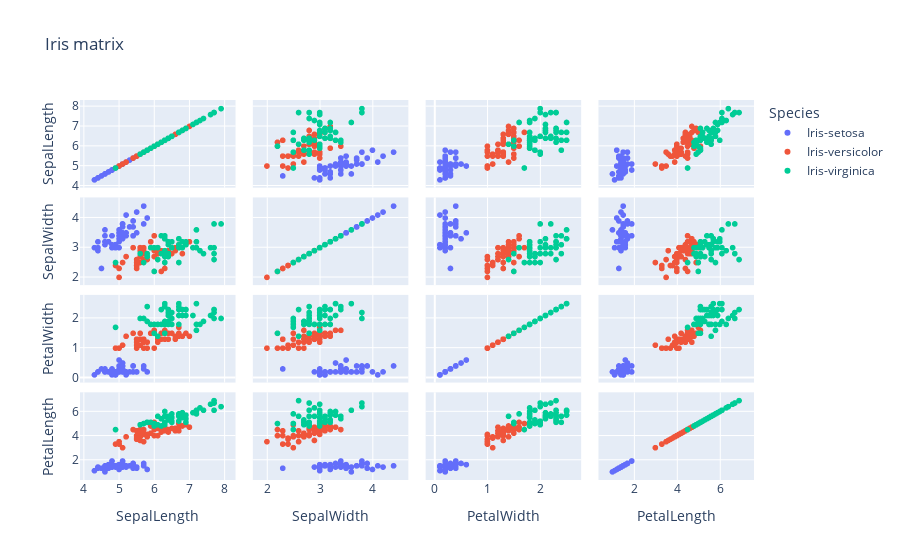

The notebook cell saved with this chart:
### Code cell
px.scatter_matrix(iris,color='Species',title='Iris matrix ',dimensions=['SepalLength','SepalWidth','PetalWidth','PetalLength'])

### Figure 1 — Plotly figure (JSON) as saved in the notebook; plotly's stock layout.template omitted (floating-point values rounded to 4 significant figures)
{"data": [{"dimensions": [{"axis": {"matches": true}, "label": "SepalLength", "values": [5.1, 4.9, 4.7, 4.6, 5, 5.4, 4.6, 5, 4.4, 4.9, 5.4, 4.8, 4.8, 4.3, 5.8, 5.7, 5.4, 5.1, 5.7, 5.1, 5.4, 5.1, 4.6, 5.1, 4.8, 5, 5, 5.2, 5.2, 4.7, 4.8, 5.4, 5.2, 5.5, 4.9, 5, 5.5, 4.9, 4.4, 5.1, 5, 4.5, 4.4, 5, 5.1, 4.8, 5.1, 4.6, 5.3, 5]}, {"axis": {"matches": true}, "label": "SepalWidth", "values": [3.5, 3, 3.2, 3.1, 3.6, 3.9, 3.4, 3.4, 2.9, 3.1, 3.7, 3.4, 3, 3, 4, 4.4, 3.9, 3.5, 3.8, 3.8, 3.4, 3.7, 3.6, 3.3, 3.4, 3, 3.4, 3.5, 3.4, 3.2, 3.1, 3.4, 4.1, 4.2, 3.1, 3.2, 3.5, 3.1, 3, 3.4, 3.5, 2.3, 3.2, 3.5, 3.8, 3, 3.8, 3.2, 3.7, 3.3]}, {"axis": {"matches": true}, "label": "PetalWidth", "values": [0.2, 0.2, 0.2, 0.2, 0.2, 0.4, 0.3, 0.2, 0.2, 0.1, 0.2, 0.2, 0.1, 0.1, 0.2, 0.4, 0.4, 0.3, 0.3, 0.3, 0.2, 0.4, 0.2, 0.5, 0.2, 0.2, 0.4, 0.2, 0.2, 0.2, 0.2, 0.4, 0.1, 0.2, 0.1, 0.2, 0.2, 0.1, 0.2, 0.2, 0.3, 0.3, 0.2, 0.6, 0.4, 0.3, 0.2, 0.2, 0.2, 0.2]}, {"axis": {"matches": true}, "label": "PetalLength", "values": [1.4, 1.4, 1.3, 1.5, 1.4, 1.7, 1.4, 1.5, 1.4, 1.5, 1.5, 1.6, 1.4, 1.1, 1.2, 1.5, 1.3, 1.4, 1.7, 1.5, 1.7, 1.5, 1, 1.7, 1.9, 1.6, 1.6, 1.5, 1.4, 1.6, 1.6, 1.5, 1.5, 1.4, 1.5, 1.2, 1.3, 1.5, 1.3, 1.5, 1.3, 1.3, 1.3, 1.6, 1.9, 1.4, 1.6, 1.4, 1.5, 1.4]}], "hovertemplate": "Species=Iris-setosa<br>%{xaxis.title.text}=%{x}<br>%{yaxis.title.text}=%{y}<extra></extra>", "legendgroup": "Iris-setosa", "marker": {"color": "#636efa", "symbol": "circle"}, "name": "Iris-setosa", "showlegend": true, "type": "splom"}, {"dimensions": [{"axis": {"matches": true}, "label": "SepalLength", "values": [7, 6.4, 6.9, 5.5, 6.5, 5.7, 6.3, 4.9, 6.6, 5.2, 5, 5.9, 6, 6.1, 5.6, 6.7, 5.6, 5.8, 6.2, 5.6, 5.9, 6.1, 6.3, 6.1, 6.4, 6.6, 6.8, 6.7, 6, 5.7, 5.5, 5.5, 5.8, 6, 5.4, 6, 6.7, 6.3, 5.6, 5.5, 5.5, 6.1, 5.8, 5, 5.6, 5.7, 5.7, 6.2, 5.1, 5.7]}, {"axis": {"matches": true}, "label": "SepalWidth", "values": [3.2, 3.2, 3.1, 2.3, 2.8, 2.8, 3.3, 2.4, 2.9, 2.7, 2, 3, 2.2, 2.9, 2.9, 3.1, 3, 2.7, 2.2, 2.5, 3.2, 2.8, 2.5, 2.8, 2.9, 3, 2.8, 3, 2.9, 2.6, 2.4, 2.4, 2.7, 2.7, 3, 3.4, 3.1, 2.3, 3, 2.5, 2.6, 3, 2.6, 2.3, 2.7, 3, 2.9, 2.9, 2.5, 2.8]}, {"axis": {"matches": true}, "label": "PetalWidth", "values": [1.4, 1.5, 1.5, 1.3, 1.5, 1.3, 1.6, 1, 1.3, 1.4, 1, 1.5, 1, 1.4, 1.3, 1.4, 1.5, 1, 1.5, 1.1, 1.8, 1.3, 1.5, 1.2, 1.3, 1.4, 1.4, 1.7, 1.5, 1, 1.1, 1, 1.2, 1.6, 1.5, 1.6, 1.5, 1.3, 1.3, 1.3, 1.2, 1.4, 1.2, 1, 1.3, 1.2, 1.3, 1.3, 1.1, 1.3]}, {"axis": {"matches": true}, "label": "PetalLength", "values": [4.7, 4.5, 4.9, 4, 4.6, 4.5, 4.7, 3.3, 4.6, 3.9, 3.5, 4.2, 4, 4.7, 3.6, 4.4, 4.5, 4.1, 4.5, 3.9, 4.8, 4, 4.9, 4.7, 4.3, 4.4, 4.8, 5, 4.5, 3.5, 3.8, 3.7, 3.9, 5.1, 4.5, 4.5, 4.7, 4.4, 4.1, 4, 4.4, 4.6, 4, 3.3, 4.2, 4.2, 4.2, 4.3, 3, 4.1]}], "hovertemplate": "Species=Iris-versicolor<br>%{xaxis.title.text}=%{x}<br>%{yaxis.title.text}=%{y}<extra></extra>", "legendgroup": "Iris-versicolor", "marker": {"color": "#EF553B", "symbol": "circle"}, "name": "Iris-versicolor", "showlegend": true, "type": "splom"}, {"dimensions": [{"axis": {"matches": true}, "label": "SepalLength", "values": [6.3, 5.8, 7.1, 6.3, 6.5, 7.6, 4.9, 7.3, 6.7, 7.2, 6.5, 6.4, 6.8, 5.7, 5.8, 6.4, 6.5, 7.7, 7.7, 6, 6.9, 5.6, 7.7, 6.3, 6.7, 7.2, 6.2, 6.1, 6.4, 7.2, 7.4, 7.9, 6.4, 6.3, 6.1, 7.7, 6.3, 6.4, 6, 6.9, 6.7, 6.9, 5.8, 6.8, 6.7, 6.7, 6.3, 6.5, 6.2, 5.9]}, {"axis": {"matches": true}, "label": "SepalWidth", "values": [3.3, 2.7, 3, 2.9, 3, 3, 2.5, 2.9, 2.5, 3.6, 3.2, 2.7, 3, 2.5, 2.8, 3.2, 3, 3.8, 2.6, 2.2, 3.2, 2.8, 2.8, 2.7, 3.3, 3.2, 2.8, 3, 2.8, 3, 2.8, 3.8, 2.8, 2.8, 2.6, 3, 3.4, 3.1, 3, 3.1, 3.1, 3.1, 2.7, 3.2, 3.3, 3, 2.5, 3, 3.4, 3]}, {"axis": {"matches": true}, "label": "PetalWidth", "values": [2.5, 1.9, 2.1, 1.8, 2.2, 2.1, 1.7, 1.8, 1.8, 2.5, 2, 1.9, 2.1, 2, 2.4, 2.3, 1.8, 2.2, 2.3, 1.5, 2.3, 2, 2, 1.8, 2.1, 1.8, 1.8, 1.8, 2.1, 1.6, 1.9, 2, 2.2, 1.5, 1.4, 2.3, 2.4, 1.8, 1.8, 2.1, 2.4, 2.3, 1.9, 2.3, 2.5, 2.3, 1.9, 2, 2.3, 1.8]}, {"axis": {"matches": true}, "label": "PetalLength", "values": [6, 5.1, 5.9, 5.6, 5.8, 6.6, 4.5, 6.3, 5.8, 6.1, 5.1, 5.3, 5.5, 5, 5.1, 5.3, 5.5, 6.7, 6.9, 5, 5.7, 4.9, 6.7, 4.9, 5.7, 6, 4.8, 4.9, 5.6, 5.8, 6.1, 6.4, 5.6, 5.1, 5.6, 6.1, 5.6, 5.5, 4.8, 5.4, 5.6, 5.1, 5.1, 5.9, 5.7, 5.2, 5, 5.2, 5.4, 5.1]}], "hovertemplate": "Species=Iris-virginica<br>%{xaxis.title.text}=%{x}<br>%{yaxis.title.text}=%{y}<extra></extra>", "legendgroup": "Iris-virginica", "marker": {"color": "#00cc96", "symbol": "circle"}, "name": "Iris-virginica", "showlegend": true, "type": "splom"}], "layout": {"dragmode": "select", "legend": {"title": {"text": "Species"}, "tracegroupgap": 0}, "title": {"text": "Iris matrix "}}}
